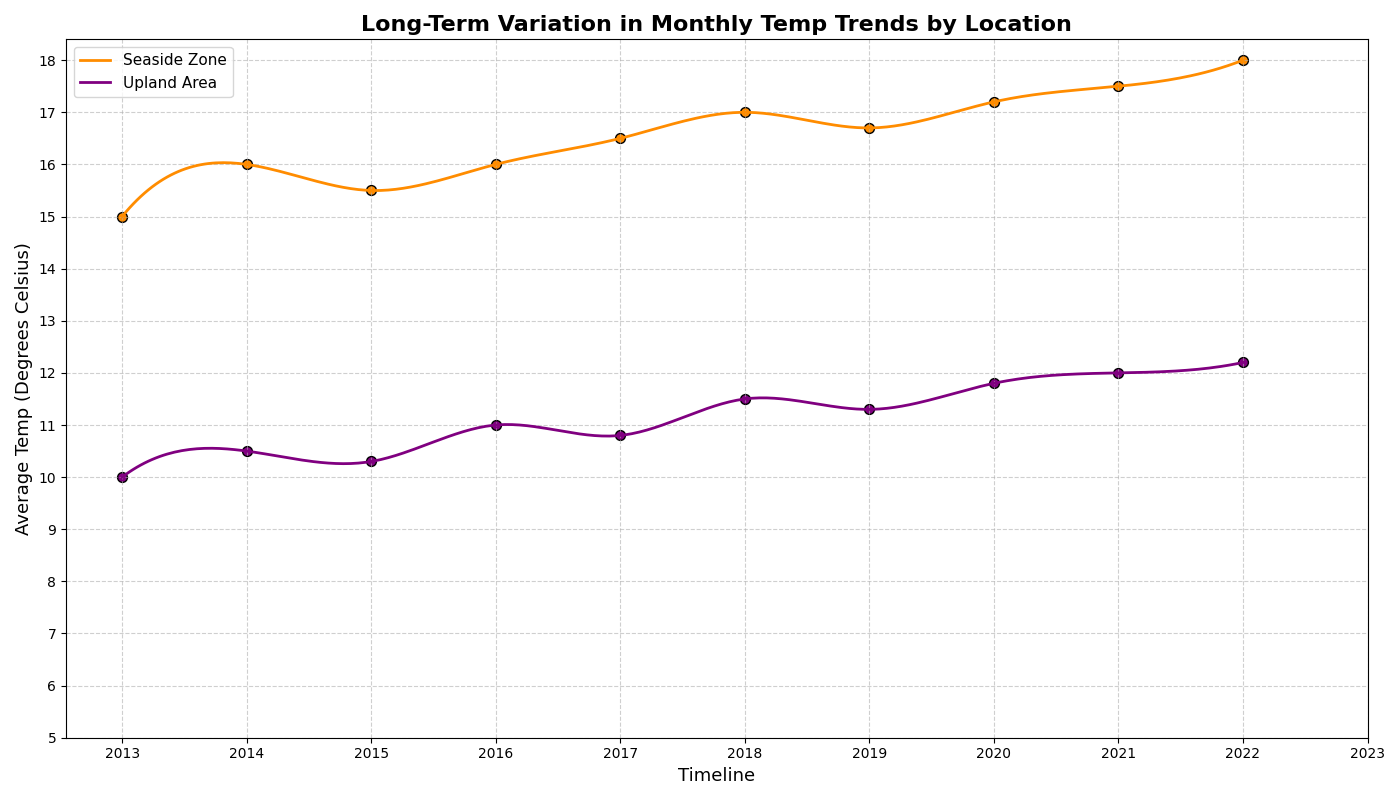

The script that drew this image:
import matplotlib.pyplot as plt
import numpy as np
from scipy.interpolate import make_interp_spline

years = np.arange(2013, 2023)
monthly_avg_temp_coastal = np.array([15, 16, 15.5, 16, 16.5, 17, 16.7, 17.2, 17.5, 18])
monthly_avg_temp_inland = np.array([10, 10.5, 10.3, 11, 10.8, 11.5, 11.3, 11.8, 12, 12.2])

coastal_spline = make_interp_spline(years, monthly_avg_temp_coastal, k=3)  
inland_spline = make_interp_spline(years, monthly_avg_temp_inland, k=3)

years_smooth = np.linspace(years.min(), years.max(), 300)
coastal_temp_smooth = coastal_spline(years_smooth)
inland_temp_smooth = inland_spline(years_smooth)

plt.figure(figsize=(14, 8))

plt.plot(years_smooth, coastal_temp_smooth, label='Seaside Zone', color='darkorange', linewidth=2)
plt.plot(years_smooth, inland_temp_smooth, label='Upland Area', color='purple', linewidth=2)

plt.scatter(years, monthly_avg_temp_coastal, color='darkorange', edgecolors='black', s=50)
plt.scatter(years, monthly_avg_temp_inland, color='purple', edgecolors='black', s=50)

plt.title('Long-Term Variation in Monthly Temp Trends by Location', fontsize=16, fontweight='bold', loc='center')
plt.xlabel('Timeline', fontsize=13)
plt.ylabel('Average Temp (Degrees Celsius)', fontsize=13)

plt.xticks(np.arange(2013, 2024, step=1))
plt.yticks(np.arange(5, 19, step=1))
plt.legend(loc='upper left', fontsize=11, frameon=True)
plt.grid(True, linestyle='--', alpha=0.6)

plt.tight_layout()
plt.show()
